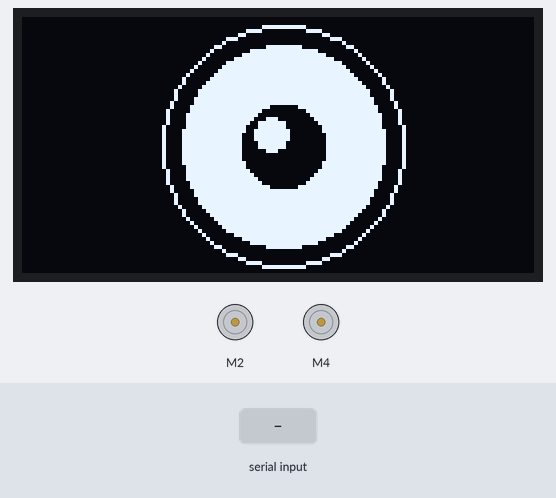
The sketch below on a simulated Arduino Mega 2560, built with avr-gcc and run on an emulated ATmega2560. On the bench: 128×64 one-colour display, 2 × DC motor (green arrow = forward, orange = backward, longer = faster). The inputs (shaded band) are chosen by the test bench. The display library's start-up logo is not drawn; random numbers use the default seed unless the sketch sets one; the audio player accepts every command and is not drawn; what the sketch prints to the serial monitor is not drawn.

Above: at 1.2 s.
1.3 s: "AVANCER\n" received over the second serial link
At 2.3 s:
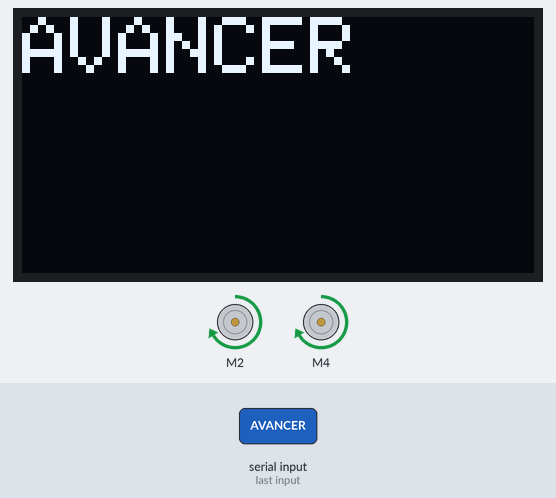
4.3 s: "PIVOT:GAUCHE\n" received over the second serial link
At 4.9 s:
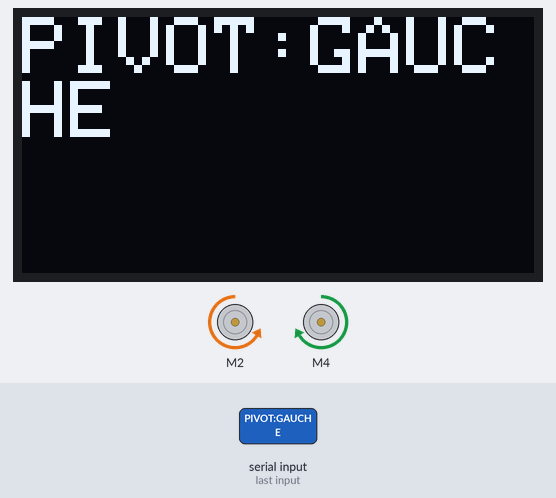
7.3 s: "PIVOT:DROIT\n" received over the second serial link
At 8.6 s:
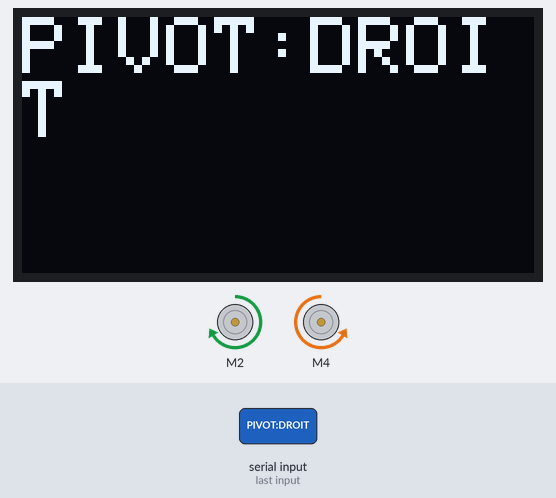
10.3 s: "TOURNER:180\n" received over the second serial link
At 10.52 s:
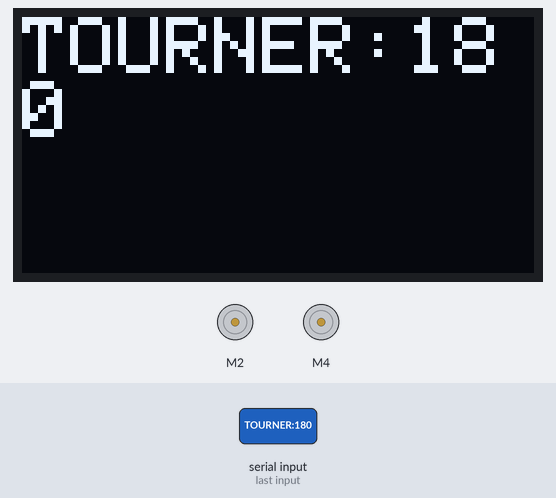
11.9 s: "ACTION1\n" received over the second serial link
At 12.17 s:
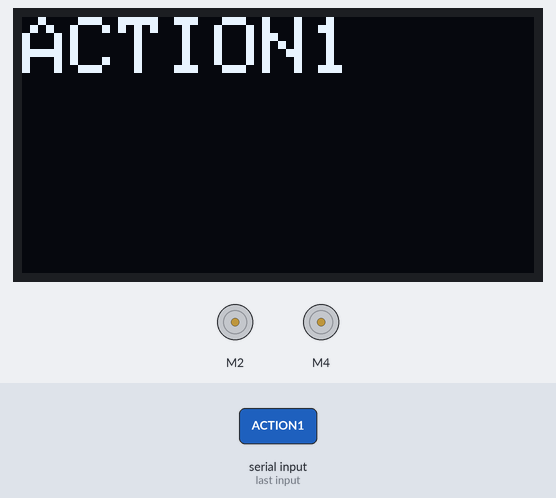
13.7 s: "GAUCHE\n" received over the second serial link
At 14.2 s:
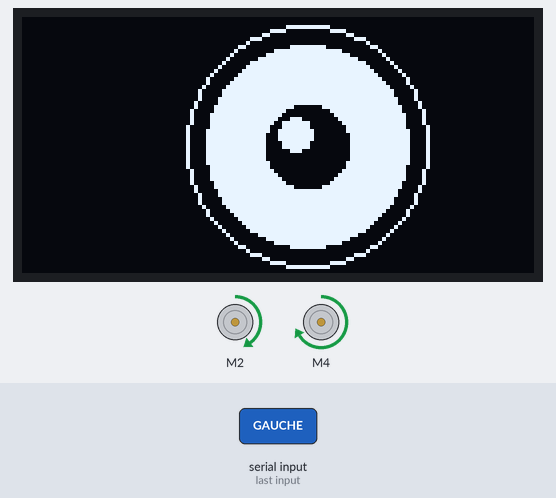
Timing chart, 0 to 16.3 s (numbered marks = the images above; inputs shaded):
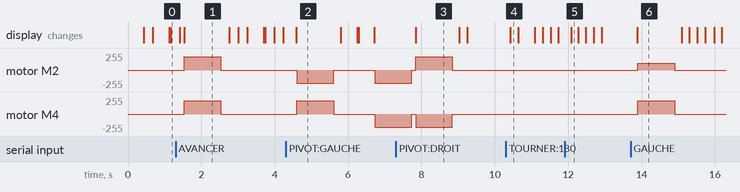

Measured:
- after the input at 1.3 s, motor M2, motor M4: stopped → forward 200/255 after 0.23 s, → stopped 1.0 s later
- after the input at 4.3 s, motor M2: stopped → backward 200/255 after 0.30 s, → stopped 1.0 s later, → backward 200/255 1.1 s later; motor M4: stopped → forward 200/255 after 0.30 s, → stopped 1.0 s later, → backward 200/255 1.1 s later
- after the input at 13.7 s, motor M2: stopped → forward 100/255 after 0.20 s, → stopped 1.0 s later; motor M4: stopped → forward 200/255 after 0.20 s, → stopped 1.0 s later
- what the display in image 1 shows lasts 1.3 s, from 1.5 s to 2.8 s

The sketch:

mobeeone.ino
```cpp
// pour la communication série (BT et MP3 player notamment)
#include <SoftwareSerial.h>
#include <SPI.h>
// pour la communication I2C (avec les ports SDA & SCL)
#include <Wire.h>
// pour les afficheurs OLED
#include <Adafruit_GFX.h>
#include <Adafruit_SSD1306.h>
// pour la gestion du shield moteurs V1 de type Adafruit
#include <AFMotor.h>
// pour le lecteur mp3 DFPlayer
#include <DFPlayer_Mini_Mp3.h>

// activation des différentes parties :
#define ACTIVATE_BLUETOOTH 1 // présence du module bluetooth
#define ACTIVATE_OLED 1 // présence des écrans OLED
#define ACTIVATE_MOTORS 1 // présence du le shield moteur
#define ACTIVATE_SONAR 0 // présence du sonar
#define ACTIVATE_GYRO 0 // présence du module gyroscope
#define ACTIVATE_MP3PLAYER 0 // présence du module de lecture mp3

// BROCHAGE ET CONSTANTES
#define PIN_LED            13 // LED INTERNE
// ... pour le sonar
#define PIN_SONAR_TRIG     55 //A1
#define PIN_SONAR_ECHO     56 //A2
#define SONAR_DISTANCE_OBSTACLE_EN_CM 20 // distance à laquelle le robot s'arrête des obstacles

// ... pour le bluetooth
#define PIN_BLUETOOTH_RX    53
#define PIN_BLUETOOTH_TX    52
#define BT_READ_TIMEOUT_MS 2000 // nombre de millisec. avant abandon de lecture réception bluetooth

// ... pour le player mp3
#define PIN_MP3_RX  57
#define PIN_MP3_TX  58

// ... pour les écrans OLED
#define OLED_RESET       4
#define OLED_DEF_VITESSE_YEUX 7 // rapport fluidité <=> vitesse d'animation
#define OLED_INTERVALLE_CLIGNEMENT_OEIL_MS 6000

// ... pour les MOTEURS (attention, à trop diminuer cette valeur, les roues peuvent ne plus bouger, par manque de courant)
#define MOTEUR_VITESSE 200

// pour le GYROSCOPE (seul 1 axe sera utilisé Y ? dans le but de déterminer l'angle lors des rotations sur place)
// (inspiré du code simple trouvé ici : http://playground.arduino.cc/Main/Gyro)
#define PIN_GYROSCOPE  53 // A8 // entrée analogique pour lecture du gyroscope sur l'axe choisi
#define GYRO_VOLTAGE 5 // l'alimentation 3 ou 5V détermine la sensibilité
#define GYRO_ZEROVOLTAGE  2.375 // le niveau zéro (voir datasheet du composant utilisé), VDD min ou VNULL
#define GYRO_SENSITIVITY .007 // voir datasheet aussi pour la sensibilité en mV/deg/sec
#define GYRO_ROTATIONTHRESHOLD 1; // seuil minimum de détection de rotation en degré par seconde

#define GYRO_TIMEOUT_MS 15000 // temps avant sortie de boucle de rotation moteur

// ... autres constantes
#define LF          10
#define ROBOT_TEMPS_OISIF 10 // combien de temps en seconde avant de passer en mode autonome.
#define ROBOT_PROBA_ACTION_AUTONOME 60 // coefficient (dépend de tous les delais internes, et donc n'a pas de base absolue de calcul, y aller à taton)

// marqueurs temporels
unsigned long  BT_DerniereDateReception;
unsigned long  OLED_DernierClignementOeil;

int centreX, centreY;
int Oeil_offsetinterne;
int vitesseOeil = OLED_DEF_VITESSE_YEUX;
int Oeil_offsetrare;
float Gyro_AngleCourant;

String strActionCourante;
String strActionPrecedente="";

// déclaration globale des objets
SoftwareSerial bt(PIN_BLUETOOTH_RX, PIN_BLUETOOTH_TX); // définition d'un objet port Série pour le bluetooth bt(RX / TX)
SoftwareSerial mp3Serial(PIN_MP3_RX,PIN_MP3_TX); // définition d'un objet port Série pour le MP3 Player
Adafruit_SSD1306 display(OLED_RESET); // définition d'un display OLED


// définition de 2 objets moteurs DC sur les emplacement 1 et 2 du shield moteur
AF_DCMotor rmotor(4);
AF_DCMotor lmotor(2);


// ============================================================================
// **** B L U E T O O T H  ****************************************************
// ============================================================================
void Gestion_Bluetooth()
{
  // si pas de module bluetooth déclaré raccordé, on sort directement
  if(!ACTIVATE_BLUETOOTH) return;

  // si le bluetooth est connecté
  if (bt.available() > 0)
  {
    // on lit le contenu du buffer jusqu'au LF (qu'on doit toujours avoir, sinon ca pourrait bloquer)
    strActionCourante = bt.readStringUntil(LF);

    // on mémorise la dernière date de lecture du buffer de réception
    BT_DerniereDateReception = millis();
    Serial.println(strActionCourante);
  };
}
// ============================================================================
// **** GYRO  *****************************************************************
// ============================================================================
float Gyro_Calcule(int intervalleMesureMS)
{

   // on mesure le voltage reçu que l'on convertit en valeur float
   float gyroRate = (analogRead(PIN_GYROSCOPE) * GYRO_VOLTAGE) / 1023;
   // on détermine le décalage par rapport au voltage neutre de position immobile
   gyroRate = gyroRate - GYRO_ZEROVOLTAGE;
   // on divise le voltage par la sensibilité annoncée du gyro
   gyroRate = gyroRate / GYRO_SENSITIVITY;
   // si notre seuil mini de sensibilité est atteint, on tient compte de la mesure pour changer l'angle
   //if ((gyroRate>= GYRO_ROTATIONTHRESHOLD) || (gyroRate <= -GYRO_ROTATIONTHRESHOLD))
   if(true)
   {
    // on ajoute à l'angle mémorisé, l'angle indiqué.
    gyroRate =gyroRate / intervalleMesureMS * 10; //cette ligne suppose qu'on fait une mesure toutes les 10 MS pour calculer l'angle, il faudra donc utiliser la fonction Gyro_Calcule de cette façon.
    Gyro_AngleCourant = Gyro_AngleCourant + gyroRate;
   }
   // on garde notre angle dans l'espace 0-360
  if (Gyro_AngleCourant < 0)
  {
      Gyro_AngleCourant += 360;
  }
    else if (Gyro_AngleCourant > 359)
    {
    Gyro_AngleCourant -= 360;
    }

  return (Gyro_AngleCourant);
}


// ============================================================================
// **** M O T E U R S  ********************************************************
// ============================================================================


void Moteurs_Gauche(int action, int motorspeed=-1)
{
  // argument optionel de redéfinition de la vitesse
  if(motorspeed>-1) lmotor.setSpeed(motorspeed);

  // dans tous les cas on fait l'action demandée
  lmotor.run(action);
}

// effectuer l'action demandée sur le moteur de droite
void Moteurs_Droite(int action, int motorspeed=-1)
{
  // argument optionel de redéfinition de la vitesse
  if(motorspeed>-1) rmotor.setSpeed(motorspeed);

  // dans tous les cas on fait l'action demandée
  rmotor.run(action);
}
void Moteurs_PivoterDegre(int degre)
{
  // si pas de module gyro déclaré raccordé, on sort directement sans pivoter
  if(!ACTIVATE_GYRO) return;

  // --- on mémorise l'angle actuel (bousole magnétique absolue)
  float startAngle = Gyro_Calcule(10);
  float curAngle = startAngle;
  int temps = 0;
  // on active la rotation
  Moteurs_Gauche(FORWARD,MOTEUR_VITESSE/2);
  Moteurs_Droite(BACKWARD,MOTEUR_VITESSE/2);
  // on attend que l'angle désiré soit atteint
  do {
    delay(10);
    temps+=10; // on compte le temps qu'on a passé (pour sortir avec un time-out de GYRO_TIMEOUT_MS millisecondes, si ca dure trop)
    curAngle = Gyro_Calcule(10);
  } while (((curAngle-startAngle)<degre) && (temps<GYRO_TIMEOUT_MS));
  // on arrête les moteurs, quand c'est fait
  Moteurs_Gauche(RELEASE);
  Moteurs_Droite(RELEASE);
}


void Gestion_Moteurs()
{

  // si pas de shield moteur déclaré raccordé, on sort directement
  if(!ACTIVATE_MOTORS) return;

  if (strActionCourante == "AVANCER")
  {

    // avancer signifie activer les 2 moteurs à la même vitesse
    Moteurs_Gauche(FORWARD,MOTEUR_VITESSE);
    Moteurs_Droite(FORWARD,MOTEUR_VITESSE);

    delay(1000);
    Moteurs_Gauche(RELEASE);
    Moteurs_Droite(RELEASE);
  }
  else if (strActionCourante == "RECULER")
  {
    // reculer signifie activer les 2 moteurs à la même vitesse, en arrière
    Moteurs_Gauche(BACKWARD,MOTEUR_VITESSE);
    Moteurs_Droite(BACKWARD,MOTEUR_VITESSE);

    delay(1000);
    Moteurs_Gauche(RELEASE);
    Moteurs_Droite(RELEASE);
  }
  else if (strActionCourante == "GAUCHE")
  {

    // pour aller en AVANT GAUCHE, la roue gauche, va 3 x moins vite
    Moteurs_Gauche(FORWARD,MOTEUR_VITESSE/2);
    Moteurs_Droite(FORWARD,MOTEUR_VITESSE);
    delay(1000);
    Moteurs_Gauche(RELEASE);
    Moteurs_Droite(RELEASE);
  }
  else if (strActionCourante == "DROITE")
  {

    // pour aller en AVANT DROIT, la roue droite, va 3 x moins vite
    Moteurs_Gauche(FORWARD,MOTEUR_VITESSE);
    Moteurs_Droite(FORWARD,MOTEUR_VITESSE/2);
    delay(1000);
    Moteurs_Gauche(RELEASE);
    Moteurs_Droite(RELEASE);
  }
  else if (strActionCourante == "PIVOT:GAUCHE")
  {

    // pour aller en PIVOT GAUCHE, la roue gauche va en arrière, la roue droite en avant à vitesses égales
    // on divise la vitesse par 2 pour éviter les accoups.
    Moteurs_Gauche(BACKWARD,MOTEUR_VITESSE);
    Moteurs_Droite(FORWARD,MOTEUR_VITESSE);
    delay(1000);
    Moteurs_Gauche(RELEASE);
    Moteurs_Droite(RELEASE);
  }
  else if (strActionCourante == "PIVOT:DROIT")
  {

    // pour aller en PIVOT DROIT, la roue droite va en arrière, la roue gauche en avant à vitesses égales
    // on divise la vitesse par 2 pour éviter les accoups.
    Moteurs_Gauche(FORWARD,MOTEUR_VITESSE);
    Moteurs_Droite(BACKWARD,MOTEUR_VITESSE);
    delay(1000);
    Moteurs_Gauche(RELEASE);
    Moteurs_Droite(RELEASE);
  }
  else if (strActionCourante == "TOURNER:180")
  {

    Moteurs_PivoterDegre(180);

  }
  else if (strActionCourante == "ACTION1")
  {

  }
  else if (strActionCourante == "ACTION2")
  {

  }
  else if (strActionCourante == "ACTION3")
  {

  }
  else if (strActionCourante == "ACTION4")
  {

  }
  else
  {
    // SINON ON S'ARRETE, SI AUCUN ORDRE.
    Moteurs_Gauche(RELEASE);
    Moteurs_Droite(RELEASE);
  }

}


// ============================================================================
// **** O L E D   *************************************************************
// ============================================================================
void Gestion_Oled()
{
  // si pas d'écran OLED déclaré raccordé, on sort directement
  if(!ACTIVATE_OLED) return;

  // on affiche une mise à jour de l'action que si elle est différente de la précédente
  if(strActionCourante != strActionPrecedente)
  {
    vitesseOeil = OLED_DEF_VITESSE_YEUX;
    if(strActionCourante == "AUTONOME")
    {
      // on afficheu un oeil pour le mode autonome, pour éviter d'avoir le texte de l'action
      vitesseOeil = 1;
      int temp = random(8);
      temp = temp - temp / 2;
      // si un offset rare est défini, on le diminue progressivement pour le ramener à zéro
      Oeil_offsetrare = TendreVers(Oeil_offsetrare, 0, 1);
      // un offset rare, qui permet d'ajouter du naturel (parfois le robot regardera d'un coté, sans raison)
      if(UneChanceSur(60)) Oeil_offsetrare = random(128) - 64;
      Oled_AfficheOeil(random(temp) + Oeil_offsetrare);
    }

    else if(strActionCourante == "GAUCHE")
    {
      Oled_AfficheOeil(30);
    }
    else if(strActionCourante == "DROITE")
    {
      Oled_AfficheOeil(-30);
    }
    else if(strActionCourante == "ARRETER")
    {
      // on recentre le regard sans attendre
      Oled_AfficheOeil(0);
    }
    else if(strActionCourante == "HEIN?")
    {
      Serial.println("GESTION_OLED:HEIN?");
      for (int i = 0; i < 3; i++)
      {
        Oled_AfficherTexte("???", 7);
        delay(300);
        display.clearDisplay();
        display.display();
        delay(500);
      }
      Oled_AfficheOeil(-30);
      strActionCourante = "";
    }
    else
    {
      // sinon on affiche l'action pour le moment
      Oled_AfficherTexte(strActionCourante, 2);
    }

  }
}

// une routine pour afficher le texte demandé à l'écran OLED
void Oled_AfficherTexte(String strTexte, int taille)
{
  display.clearDisplay();
  display.setTextSize(taille);
  display.setTextColor(WHITE);
  display.setCursor(0, 0);
  display.println(strTexte);
  display.display();
}

void Oled_AfficheOeilCligne()
{
  display.clearDisplay();
  display.drawRoundRect(32 + Oeil_offsetinterne, centreY - 2, 64, 4, 4, WHITE);
  display.display();
  delay(5);
}

void Oled_AfficheOeil(int Offset)
{

  if (OLED_DernierClignementOeil < (millis() - OLED_INTERVALLE_CLIGNEMENT_OEIL_MS + random(4000) - 2000))
  {
    OLED_DernierClignementOeil = millis();
    Oled_AfficheOeilCligne();
  }

  // on fait tendre l'offset interne vers l'offset demandé
  Oeil_offsetinterne = TendreVers(Oeil_offsetinterne, Offset, vitesseOeil);

  display.clearDisplay();
  //display.drawRoundRect(0, 0, display.width(), display.height(), 10, WHITE);
  display.drawCircle(centreX + Oeil_offsetinterne, centreY, 30, WHITE);
  display.fillCircle(centreX + Oeil_offsetinterne, centreY, 25, WHITE);
  display.fillCircle(centreX + Oeil_offsetinterne, centreY, 10, BLACK);
  display.fillCircle(centreX - 3 + Oeil_offsetinterne, centreY - 3, 4, WHITE);
  display.display();

}

// ============================================================================
// **** S O N A R *************************************************************
// ============================================================================
int Sonar_Distance()
{
  digitalWrite(PIN_SONAR_TRIG, HIGH);
  delayMicroseconds(10);
  digitalWrite(PIN_SONAR_TRIG, LOW);
  int cm = (pulseIn(PIN_SONAR_ECHO, HIGH) / 58);
  return cm;
}

bool Sonar_Obstacle()   // renvoie vrai si obstacle
{
  return (Sonar_Distance() < SONAR_DISTANCE_OBSTACLE_EN_CM);

}

// ============================================================================
// ****  L O G I Q U E   R O B O T ********************************************
// ============================================================================
void Robot_ForceAction(String strAction)
{
  if (strActionCourante == "AUTONOME")
  {
    // pour simplifier le mode "AUTONOME", on va juste simuler un déclenchement d'un ordre manuel, via l'appel de cette fonction
    // dans diverses situations
    strActionCourante = strAction;
    // sans oublier de réinitialiser le timer de réception bluetooth (pour qu'il se croie en commande manuelle)
    BT_DerniereDateReception = millis();
  }

}

void Gestion_AUTONOME()
{
  // si le mode est autonome uniquement
  if(strActionCourante = "AUTONOME")
  {
    // on fera une action uniquement avec une chance sur ROBOT_PROBA_ACTION_AUTONOME
    if(UneChanceSur(ROBOT_PROBA_ACTION_AUTONOME))
    {
      switch (int(random(10)))
      {
        case 1: strActionCourante = "GAUCHE"; break;
        case 2: strActionCourante = "DROITE"; break;
        case 3: strActionCourante = "AVANCER"; break;
        case 4: strActionCourante = "RECULER"; break;
        case 5: strActionCourante = "PIVOT:GAUCHE"; break;
        case 7: strActionCourante = "PIVOT:DROITE"; break;
        case 8: strActionCourante = "RANDOMSOUND"; break;
        default : strActionCourante = "ARRETER";
      }
    }

  }
}

void Gestion_Obstacle()
{
  // si pas de shield moteur déclaré raccordé, on sort directement
  if(!ACTIVATE_SONAR) return;

  // si on a un obstacle on tourne de 15 degrés (rien d'autre, on repassera ici la fois suivante, pour voir si on peut faire autre chose)
  if (Sonar_Obstacle())
  {
    // une chance sur deux qu'on fasse une tentative de tourner, l'autre cas on ne fait rien
    if (UneChanceSur(2))
      Moteurs_PivoterDegre(15);
    delay(500); // dans les 2 cas on attend un peu avant la suite.
  }
}

// ============================================================================
// **** G E N E R A L *********************************************************
// ============================================================================
// fonction qui fait se rapprocher valeur de sa cible, à chaque appel, selon le "pas" indiqué (linéaire).
int TendreVers(int valeur, int cible, int pas)
{
  // si la cible est atteinte, on ne change plus la valeur
  if(valeur == cible) return (valeur);
  // si la cible est plus haute, on incrémente la valeur
  if(valeur < cible) return bindInt(valeur + pas, valeur, cible);
  // sinon c'est le contraire, on baisse la valeur à retourner
  return bindInt(valeur - pas, cible, valeur);
}
int bindInt(int valeur, int mini, int maxi)
{
  if(valeur > maxi) return (maxi);
  if(valeur < mini) return (mini);
  return valeur;
}

bool UneChanceSur(int proba)
{
  // renvoie vrai selon la proba indiquée
  return (bool(millis()%proba==0));
}

// ============================================================================
// **** S E T U P  ************************************************************
// ============================================================================
void setup()
{

  Serial.begin(9600);
  // init OLED
  display.begin(SSD1306_SWITCHCAPVCC, 0x3C);
  display.display(); // show splashscreen
  centreX = display.width() / 2;
  centreY = display.height() / 2;

  // init bluetooth
  bt.begin(9600);
  bt.setTimeout(BT_READ_TIMEOUT_MS); // fixation du temps max d'attente de caractères en ms
  BT_DerniereDateReception = millis();
  OLED_DernierClignementOeil = millis();

  // init mp3 player
  mp3Serial.begin(9600);
  mp3_set_serial(mp3Serial);
  delay(1);
  mp3_set_volume(15);

  // init Gyroscope
  Gyro_AngleCourant = 0;

  // initialisation moteurs (arrêt et fixation de la vitesse par défaut)
  Moteurs_Gauche(RELEASE,MOTEUR_VITESSE);
  Moteurs_Droite(RELEASE,MOTEUR_VITESSE);

}

// ============================================================================
// **** L O O P  **************************************************************
// ============================================================================
void loop()
{
  if(ACTIVATE_BLUETOOTH)
  {
    if (bt.available())
    {
      // lecture bluetooth
      Gestion_Bluetooth();
    }
    else
    {

      delay(100);
    }
  }

  // si IDLE on actionne des scénarios indépendants (on ne gère pas le reset de milli à 50 jours, le robot ne tiendra jamais autant entre 2 reset, donc inutile).
  if ((BT_DerniereDateReception + (ROBOT_TEMPS_OISIF*1000)) < (millis()))
  {
    strActionCourante = "AUTONOME";
  }
  delay(20);

  Gestion_Oled();
  delay(20);

  Gestion_Moteurs();
  delay(20);

  // passage d'un mode AUTONOME à une action MANUELLE simulée
  Gestion_AUTONOME();
  delay(20);

  Serial.println("ACTION " + strActionCourante);
}
```
